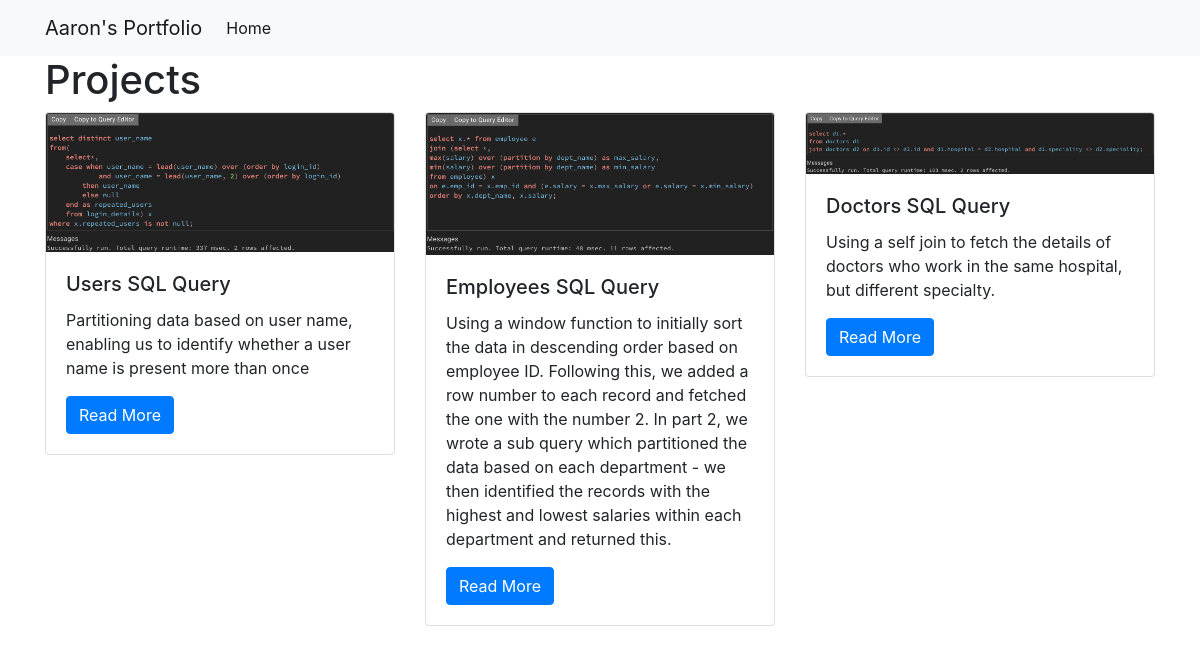
/projects/, run on the app's committed database.
### projects/models.py (models this page shows)
class Project(models.Model):
    title = models.CharField(max_length=100)
    description = models.TextField()
    technology = models.CharField(max_length=20)
    image = models.CharField(max_length=100)

### projects/views.py (the view)
# urls.py: path('', views.all_projects, name='all_projects'),
def all_projects(request):
    projects = Project.objects.all()
    return render(request, 'projects/all_projects.html', {'projects' : projects})

### projects/templates/projects/all_projects.html
    {% extends 'projects/base.html' %}
    {% load static %}
    {% block content %}
        <h1>Projects</h1>
        <div class="row">
        {% for project in projects %}
            <div class="col-md-4">
                <div class="card mb-2">
                    <img class="card-img-top" src="{% static project.image %}">
                    <div class="card-body">
                        <h5 class="card-title">{{ project.title }}</h5>
                        <p class="card-text">{{ project.description }}</p>
                        <a href="{% url 'projects:project_detail' project.pk %}" class="btn btn-primary"> Read More </a>
                    </div>
                </div>
            </div>
        {% endfor %}
        </div>
    {% endblock %}

### projects/templates/projects/base.html (shortened to what this page needs)
<!DOCTYPE html>
<html lang="en">
<head>
    <link rel="stylesheet" href="https://stackpath.bootstrapcdn.com/bootstrap/4.3.1/css/bootstrap.min.css">
</head>
<body>
<nav class="navbar navbar-expand-lg navbar-light bg-light">
    <div class = "container">
        <a class="navbar-brand" href="{% url 'projects:all_projects' %}">Aaron's Portfolio</a>
        <div class="collapse navbar-collapse" id="navbarSupportedContent">
            <ul class="navbar-nav mr-auto">
                <li class="nav-item active">
                    <a class="nav-link" href="{% url 'projects:all_projects' %}">Home <span class="sr-only">(current)</span></a>
                </li>
            </ul>
        </div>
    </div>
</nav>
<div class = "container">
    {% block content %}
    {% endblock %}
</div>
</body>
</html>

### data on the page
Project: image (picture), title "Users SQL Query", description "Partitioning data based on user name, enabling us to identify whether a user name is present more than once"
Project: image (picture), title "Employees SQL Query", description "Using a window function to initially sort the data in descending order based on employee ID. Following this, we added a row number to each record and fetched the one with the number 2. In part 2, we wrote a sub query which partitioned the data based on each department - we then identified the records with the highest and lowest salaries within each department and returned this."
Project: image (picture), title "Doctors SQL Query", description "Using a self join to fetch the details of doctors who work in the same hospital, but different specialty."
